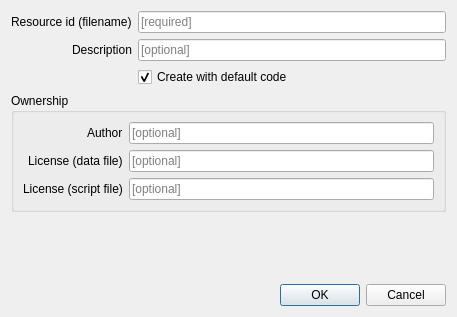
<?xml version="1.0" encoding="UTF-8"?>
<ui version="4.0">
 <class>SolarusEditor::NewResourceElementDialog</class>
 <widget class="QDialog" name="SolarusEditor::NewResourceElementDialog">
  <property name="geometry">
   <rect>
    <x>0</x>
    <y>0</y>
    <width>457</width>
    <height>317</height>
   </rect>
  </property>
  <property name="minimumSize">
   <size>
    <width>400</width>
    <height>0</height>
   </size>
  </property>
  <property name="windowTitle">
   <string>Create resource</string>
  </property>
  <layout class="QGridLayout" name="gridLayout_2">
   <item row="0" column="0">
    <layout class="QFormLayout" name="form_layout">
     <property name="labelAlignment">
      <set>Qt::AlignmentFlag::AlignRight|Qt::AlignmentFlag::AlignTrailing|Qt::AlignmentFlag::AlignVCenter</set>
     </property>
     <property name="leftMargin">
      <number>0</number>
     </property>
     <property name="topMargin">
      <number>0</number>
     </property>
     <property name="rightMargin">
      <number>0</number>
     </property>
     <property name="bottomMargin">
      <number>0</number>
     </property>
     <item row="0" column="0">
      <widget class="QLabel" name="id_label">
       <property name="text">
        <string>Resource id (filename)</string>
       </property>
       <property name="wordWrap">
        <bool>false</bool>
       </property>
      </widget>
     </item>
     <item row="0" column="1">
      <widget class="QLineEdit" name="id_line_edit">
       <property name="placeholderText">
        <string>[required]</string>
       </property>
      </widget>
     </item>
     <item row="1" column="0">
      <widget class="QLabel" name="description_label">
       <property name="text">
        <string>Description</string>
       </property>
      </widget>
     </item>
     <item row="1" column="1">
      <widget class="QLineEdit" name="description_line_edit">
       <property name="placeholderText">
        <string>[optional]</string>
       </property>
      </widget>
     </item>
     <item row="2" column="1">
      <widget class="QCheckBox" name="create_with_default_code_check_box">
       <property name="text">
        <string>Create with default code</string>
       </property>
       <property name="checked">
        <bool>true</bool>
       </property>
      </widget>
     </item>
    </layout>
   </item>
   <item row="2" column="0">
    <widget class="QGroupBox" name="ownwership_group_box">
     <property name="title">
      <string>Ownership</string>
     </property>
     <layout class="QFormLayout" name="form_layout_2">
      <property name="labelAlignment">
       <set>Qt::AlignmentFlag::AlignRight|Qt::AlignmentFlag::AlignTrailing|Qt::AlignmentFlag::AlignVCenter</set>
      </property>
      <item row="0" column="0">
       <widget class="QLabel" name="author_label">
        <property name="text">
         <string>Author</string>
        </property>
       </widget>
      </item>
      <item row="0" column="1">
       <widget class="QLineEdit" name="author_line_edit">
        <property name="placeholderText">
         <string>[optional]</string>
        </property>
       </widget>
      </item>
      <item row="1" column="0">
       <widget class="QLabel" name="data_file_licence_label">
        <property name="text">
         <string>License (data file)</string>
        </property>
       </widget>
      </item>
      <item row="1" column="1">
       <widget class="QLineEdit" name="data_file_license_line_edit">
        <property name="placeholderText">
         <string>[optional]</string>
        </property>
       </widget>
      </item>
      <item row="2" column="0">
       <widget class="QLabel" name="script_license_label">
        <property name="text">
         <string>License (script file)</string>
        </property>
       </widget>
      </item>
      <item row="2" column="1">
       <widget class="QLineEdit" name="script_license_line_edit">
        <property name="placeholderText">
         <string>[optional]</string>
        </property>
       </widget>
      </item>
     </layout>
    </widget>
   </item>
   <item row="5" column="0">
    <spacer name="vertical_spacer">
     <property name="orientation">
      <enum>Qt::Orientation::Vertical</enum>
     </property>
     <property name="sizeHint" stdset="0">
      <size>
       <width>0</width>
       <height>0</height>
      </size>
     </property>
    </spacer>
   </item>
   <item row="6" column="0">
    <widget class="QDialogButtonBox" name="button_box">
     <property name="orientation">
      <enum>Qt::Orientation::Horizontal</enum>
     </property>
     <property name="standardButtons">
      <set>QDialogButtonBox::StandardButton::Cancel|QDialogButtonBox::StandardButton::Ok</set>
     </property>
    </widget>
   </item>
  </layout>
 </widget>
 <tabstops>
  <tabstop>id_line_edit</tabstop>
  <tabstop>description_line_edit</tabstop>
 </tabstops>
 <resources/>
 <connections>
  <connection>
   <sender>button_box</sender>
   <signal>accepted()</signal>
   <receiver>SolarusEditor::NewResourceElementDialog</receiver>
   <slot>accept()</slot>
   <hints>
    <hint type="sourcelabel">
     <x>248</x>
     <y>254</y>
    </hint>
    <hint type="destinationlabel">
     <x>157</x>
     <y>274</y>
    </hint>
   </hints>
  </connection>
  <connection>
   <sender>button_box</sender>
   <signal>rejected()</signal>
   <receiver>SolarusEditor::NewResourceElementDialog</receiver>
   <slot>reject()</slot>
   <hints>
    <hint type="sourcelabel">
     <x>316</x>
     <y>260</y>
    </hint>
    <hint type="destinationlabel">
     <x>286</x>
     <y>274</y>
    </hint>
   </hints>
  </connection>
 </connections>
</ui>
